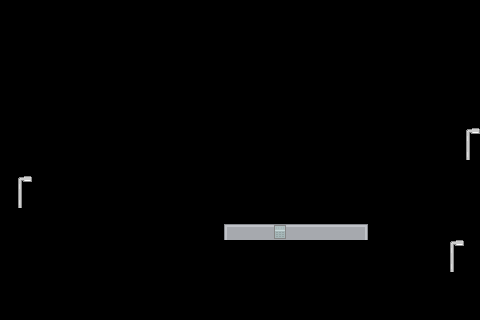

This game map was drawn from its Tiled (.tmx) file and the tilesets committed beside it. A one-line description and the full map source follow:
An orthogonal 30x20 tile map with 16x16 px tiles, 2 tile layers (IFOPlayer1, IFOPlayer2).

<map version="1.4" tiledversion="1.4.1" orientation="orthogonal" renderorder="right-down" width="30" height="20" tilewidth="16" tileheight="16" infinite="0" nextlayerid="5" nextobjectid="1">
 <tileset firstgid="1" source="../assets/city.tsx" />
 <layer id="3" name="IFOPlayer1" width="30" height="20">
  <data encoding="csv">
0,0,0,0,0,0,0,0,0,0,0,0,0,0,0,0,0,0,0,0,0,0,0,0,0,0,0,0,0,0,
0,0,0,0,0,0,0,0,0,0,0,0,0,0,0,0,0,0,0,0,0,0,0,0,0,0,0,0,0,0,
0,0,0,0,0,0,0,0,0,0,0,0,0,0,0,0,0,0,0,0,0,0,0,0,0,0,0,0,0,0,
0,0,0,0,0,0,0,0,0,0,0,0,0,0,0,0,0,0,0,0,0,0,0,0,0,0,0,0,0,0,
0,0,0,0,0,0,0,0,0,0,0,0,0,0,0,0,0,0,0,0,0,0,0,0,0,0,0,0,0,0,
0,0,0,0,0,0,0,0,0,0,0,0,0,0,0,0,0,0,0,0,0,0,0,0,0,0,0,0,0,0,
0,0,0,0,0,0,0,0,0,0,0,0,0,0,0,0,0,0,0,0,0,0,0,0,0,0,0,0,0,0,
0,0,0,0,0,0,0,0,0,0,0,0,0,0,0,0,0,0,0,0,0,0,0,0,0,0,0,0,0,0,
0,0,0,0,0,0,0,0,0,0,0,0,0,0,0,0,0,0,0,0,0,0,0,0,0,0,0,0,0,595,
0,0,0,0,0,0,0,0,0,0,0,0,0,0,0,0,0,0,0,0,0,0,0,0,0,0,0,0,0,632,
0,0,0,0,0,0,0,0,0,0,0,0,0,0,0,0,0,0,0,0,0,0,0,0,0,0,0,0,0,0,
0,595,0,0,0,0,0,0,0,0,0,0,0,0,0,0,0,0,0,0,0,0,0,0,0,0,0,0,0,0,
0,632,0,0,0,0,0,0,0,0,0,0,0,0,0,0,0,0,0,0,0,0,0,0,0,0,0,0,0,0,
0,0,0,0,0,0,0,0,0,0,0,0,0,0,0,0,0,0,0,0,0,0,0,0,0,0,0,0,0,0,
0,0,0,0,0,0,0,0,0,0,0,0,0,0,17,19,19,19,19,19,19,19,18,0,0,0,0,0,0,0,
0,0,0,0,0,0,0,0,0,0,0,0,0,0,0,0,0,0,0,0,0,0,0,0,0,0,0,0,595,0,
0,0,0,0,0,0,0,0,0,0,0,0,0,0,0,0,0,0,0,0,0,0,0,0,0,0,0,0,632,0,
0,0,0,0,0,0,0,0,0,0,0,0,0,0,0,0,0,0,0,0,0,0,0,0,0,0,0,0,0,0,
0,0,0,0,0,0,0,0,0,0,0,0,0,0,0,0,0,0,0,0,0,0,0,0,0,0,0,0,0,0,
0,0,0,0,0,0,0,0,0,0,0,0,0,0,0,0,0,0,0,0,0,0,0,0,0,0,0,0,0,0
</data>
 </layer>
 <layer id="4" name="IFOPlayer2" width="30" height="20">
  <data encoding="csv">
0,0,0,0,0,0,0,0,0,0,0,0,0,0,0,0,0,0,0,0,0,0,0,0,0,0,0,0,0,0,
0,0,0,0,0,0,0,0,0,0,0,0,0,0,0,0,0,0,0,0,0,0,0,0,0,0,0,0,0,0,
0,0,0,0,0,0,0,0,0,0,0,0,0,0,0,0,0,0,0,0,0,0,0,0,0,0,0,0,0,0,
0,0,0,0,0,0,0,0,0,0,0,0,0,0,0,0,0,0,0,0,0,0,0,0,0,0,0,0,0,0,
0,0,0,0,0,0,0,0,0,0,0,0,0,0,0,0,0,0,0,0,0,0,0,0,0,0,0,0,0,0,
0,0,0,0,0,0,0,0,0,0,0,0,0,0,0,0,0,0,0,0,0,0,0,0,0,0,0,0,0,0,
0,0,0,0,0,0,0,0,0,0,0,0,0,0,0,0,0,0,0,0,0,0,0,0,0,0,0,0,0,0,
0,0,0,0,0,0,0,0,0,0,0,0,0,0,0,0,0,0,0,0,0,0,0,0,0,0,0,0,0,0,
0,0,0,0,0,0,0,0,0,0,0,0,0,0,0,0,0,0,0,0,0,0,0,0,0,0,0,0,0,0,
0,0,0,0,0,0,0,0,0,0,0,0,0,0,0,0,0,0,0,0,0,0,0,0,0,0,0,0,0,0,
0,0,0,0,0,0,0,0,0,0,0,0,0,0,0,0,0,0,0,0,0,0,0,0,0,0,0,0,0,0,
0,0,0,0,0,0,0,0,0,0,0,0,0,0,0,0,0,0,0,0,0,0,0,0,0,0,0,0,0,0,
0,0,0,0,0,0,0,0,0,0,0,0,0,0,0,0,0,0,0,0,0,0,0,0,0,0,0,0,0,0,
0,0,0,0,0,0,0,0,0,0,0,0,0,0,0,0,0,0,0,0,0,0,0,0,0,0,0,0,0,0,
0,0,0,0,0,0,0,0,0,0,0,0,0,0,0,0,0,617,0,0,0,0,0,0,0,0,0,0,0,0,
0,0,0,0,0,0,0,0,0,0,0,0,0,0,0,0,0,0,0,0,0,0,0,0,0,0,0,0,0,0,
0,0,0,0,0,0,0,0,0,0,0,0,0,0,0,0,0,0,0,0,0,0,0,0,0,0,0,0,0,0,
0,0,0,0,0,0,0,0,0,0,0,0,0,0,0,0,0,0,0,0,0,0,0,0,0,0,0,0,0,0,
0,0,0,0,0,0,0,0,0,0,0,0,0,0,0,0,0,0,0,0,0,0,0,0,0,0,0,0,0,0,
0,0,0,0,0,0,0,0,0,0,0,0,0,0,0,0,0,0,0,0,0,0,0,0,0,0,0,0,0,0
</data>
 </layer>
</map>
